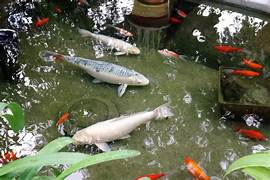
#> input picture foto/th (2).jpg, 270 x 180 px
$ python -i methodknn_new.py   (imports and definitions only)
#> lines starting #> are read from the running program, lines starting #| are printed output that depends on the picture
import cv2
import numpy as np
import pandas as pd
from PIL import Image  # Untuk manipulasi gambar
from sklearn.neighbors import KNeighborsClassifier
from sklearn.model_selection import train_test_split
from sklearn.metrics import accuracy_score, confusion_matrix, classification_report, log_loss
from sklearn.preprocessing import StandardScaler


class FeatureExtractor:
    def extract_color_features(self, image_np):
        """Ekstraksi rata-rata nilai RGB dari gambar."""
        r, g, b = cv2.split(image_np)
        avg_r = np.mean(r)
        avg_g = np.mean(g)
        avg_b = np.mean(b)
        return [avg_r, avg_g, avg_b]

    def extract_color_hsv(self, image_np):
        """Ekstraksi rata-rata nilai HSV dari gambar."""
        hsv_image = cv2.cvtColor(image_np, cv2.COLOR_BGR2HSV)
        H, S, V = hsv_image[:, :, 0], hsv_image[:, :, 1], hsv_image[:, :, 2]
        return [np.mean(H), np.mean(S), np.mean(V)]

    def load_image(self, image_path):
        """Memuat gambar, cropping, dan mengubah ukuran ke 224x224."""
        image = Image.open(image_path)
        # Mendapatkan ukuran gambar
        width, height = image.size
        # Menentukan ukuran crop (contoh: 100x100)
        crop_width, crop_height = 100, 100
        # Koordinat crop yang terpusat
        left = (width - crop_width) // 2
        upper = (height - crop_height) // 2
        right = left + crop_width
        lower = upper + crop_height
        # Crop dan ubah ukuran gambar
        cropped_image = image.crop((left, upper, right, lower))
        resized_image = cropped_image.resize((224, 224), Image.Resampling.LANCZOS)

        return np.array(resized_image)

    def extract_features(self, image_path):
        """Gabungan fitur RGB dan HSV."""
        image_np = self.load_image(image_path)
#> in load_image, image is the input picture: PIL image 270x180 RGB; mean R, G, B 102.8, 105.3, 82.7
#> in load_image, `cropped_image = image.crop((left, upper, right, lower))`:
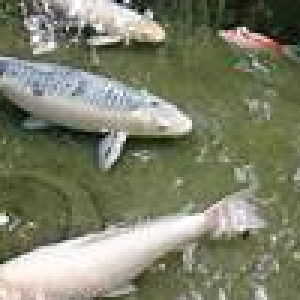
#> cropped_image: PIL image 100x100 RGB (shown 3 times larger); mean R, G, B 125.4, 128.7, 106.2
#> in load_image, `resized_image = cropped_image.resize((224, 224), Image.Resampling.LANC..`:
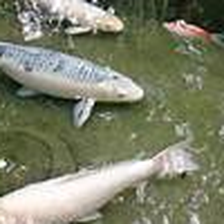
#> resized_image: PIL image 224x224 RGB; mean R, G, B 125.4, 128.7, 106.2
        color_features = self.extract_color_features(image_np)
#> in extract_color_features, `r, g, b = cv2.split(image_np)`:
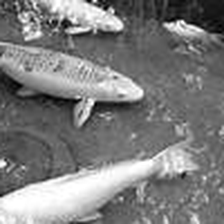
#> r: shape (224, 224); min 0, max 255, mean 125.4
#> in extract_color_features, `r, g, b = cv2.split(image_np)`:
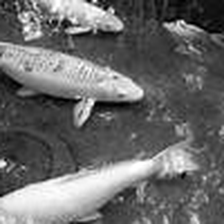
#> b: shape (224, 224); min 0, max 255, mean 106.2
#> in extract_color_features, `avg_r = np.mean(r)`: avg_r = 125.4
#> in extract_color_features, `avg_g = np.mean(g)`: avg_g = 128.7
#> in extract_color_features, `avg_b = np.mean(b)`: avg_b = 106.2
#> color_features = [125.4, 128.7, 106.2]
        color_hsv = self.extract_color_hsv(image_np)
#> in extract_color_hsv, `hsv_image = cv2.cvtColor(image_np, cv2.COLOR_BGR2HSV)`: hsv_image: shape (224, 224, 3); mean H, S, V 83.9, 62, 131
#> in extract_color_hsv, `H, S, V = hsv_image[:, :, 0], hsv_image[:, :, 1], hsv_image[:, :, 2]`:
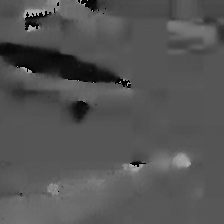
#> H: shape (224, 224); min 0, max 178, mean 83.9
#> in extract_color_hsv, `H, S, V = hsv_image[:, :, 0], hsv_image[:, :, 1], hsv_image[:, :, 2]`:
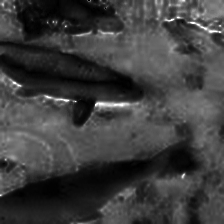
#> S: shape (224, 224); min 0, max 255, mean 62
#> in extract_color_hsv, `H, S, V = hsv_image[:, :, 0], hsv_image[:, :, 1], hsv_image[:, :, 2]`:
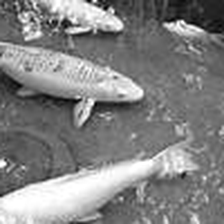
#> V: shape (224, 224); min 0, max 255, mean 131
#> color_hsv = [83.94, 62.02, 131]
        return color_features + color_hsv


class PondClassifier:
    # [50 lines left out: functions __init__, train, predict, not called in this run]


# [14 lines not run here, left out]

>>> result = FeatureExtractor().extract_features('foto/th (2).jpg')
#> result = [125.4, 128.7, 106.2, 83.94, 62.02, 131]

$ run again, on foto/keruh2.jpg
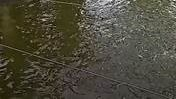
#> input picture foto/keruh2.jpg, 176 x 99 px
#> in load_image, image is the input picture: PIL image 176x99 RGB; mean R, G, B 75.9, 73, 58.3
#> in extract_color_features, `r, g, b = cv2.split(image_np)`:
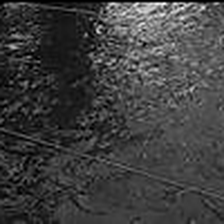
#> b: shape (224, 224); min 0, max 255, mean 62.8
#> avg_r = 78.28
#> avg_g = 74.74
#> avg_b = 62.78
#> color_features = [78.28, 74.74, 62.78]
#> hsv_image: shape (224, 224, 3); mean H, S, V 92.7, 61, 78.5
#> in extract_color_hsv, `H, S, V = hsv_image[:, :, 0], hsv_image[:, :, 1], hsv_image[:, :, 2]`:
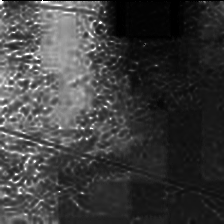
#> S: shape (224, 224); min 0, max 255, mean 61
#> color_hsv = [92.74, 61, 78.47]
#> result = [78.28, 74.74, 62.78, 92.74, 61, 78.47]
